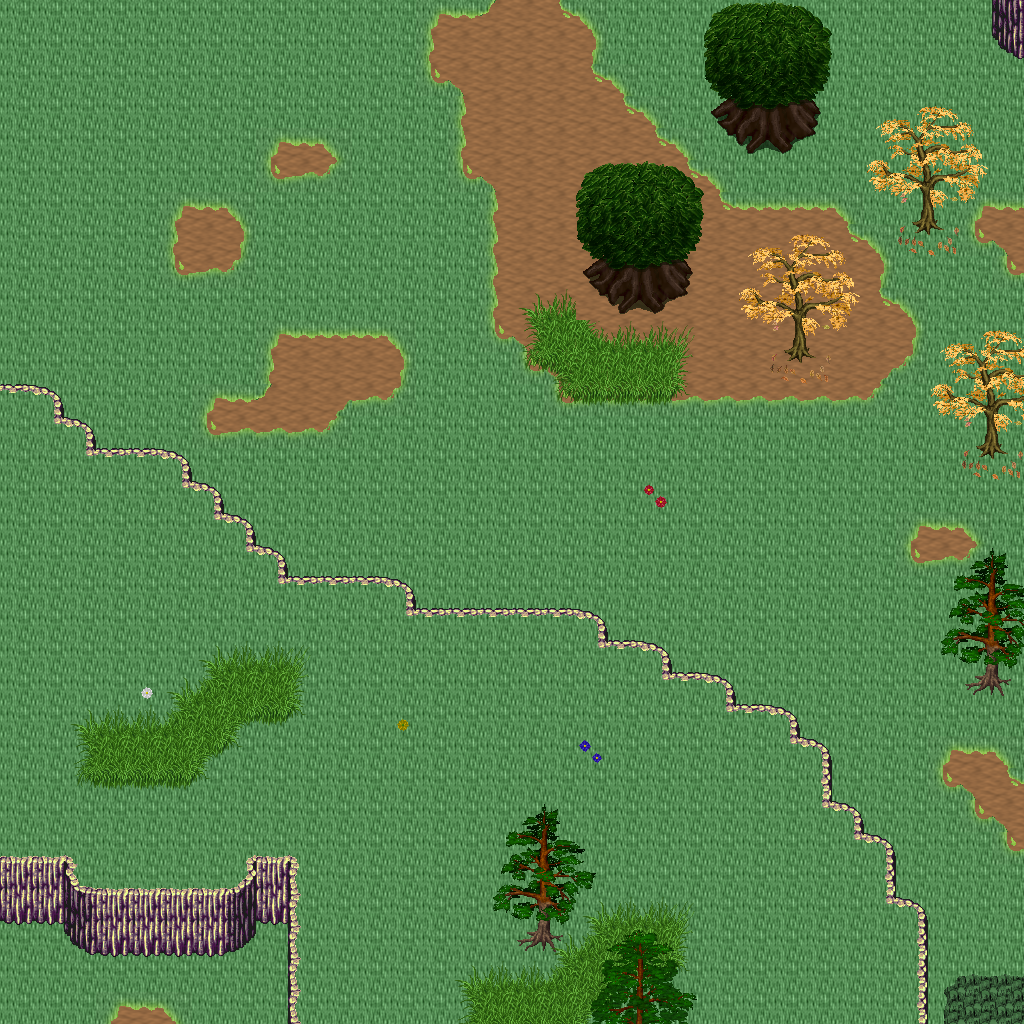

Below is a game level as drawn by its tile map, then a one-line description and the .tmx that defines it (tile-layer data replaced by summaries):
An orthogonal 32x32 tile map with 32x32 px tiles, 5 tile layers (Ground, Objects, Objects2, Above, ...), 1 hidden layer not drawn, 24 tilesets.

<map version="1.10" tiledversion="1.11.0" orientation="orthogonal" renderorder="right-down" width="32" height="32" tilewidth="32" tileheight="32" infinite="0" nextlayerid="11" nextobjectid="1">
 <tileset firstgid="1" name="logic_collision" tilewidth="32" tileheight="32" tilecount="1" columns="1">
  <image source="../drawable/logic_collision.png" width="32" height="32" />
 </tileset>
 <tileset firstgid="2" name="ground_ground" tilewidth="32" tileheight="32" tilecount="33" columns="3">
  <image source="../drawable/ground_ground.png" width="96" height="352" />
 </tileset>
 <tileset firstgid="35" name="terrain_grassland" tilewidth="32" tileheight="32" tilecount="88" columns="8">
  <image source="../drawable/terrain_grassland.png" width="256" height="352" />
 </tileset>
 <tileset firstgid="123" name="ground_grass_corners" tilewidth="32" tileheight="32" tilecount="24" columns="6">
  <image source="../drawable/ground_grass_corners.png" width="192" height="128" />
 </tileset>
 <tileset firstgid="147" name="ground_grass_edges" tilewidth="32" tileheight="32" tilecount="36" columns="12">
  <image source="../drawable/ground_grass_edges.png" width="384" height="96" />
 </tileset>
 <tileset firstgid="183" name="ground_grass_2" tilewidth="32" tileheight="32" tilecount="21" columns="3">
  <image source="../drawable/ground_grass_2.png" width="96" height="224" />
 </tileset>
 <tileset firstgid="204" name="plant_tree_tree_darkgreen" tilewidth="32" tileheight="32" tilecount="88" columns="8">
  <image source="../drawable/plant_tree_tree_darkgreen.png" width="256" height="352" />
 </tileset>
 <tileset firstgid="292" name="plant_tree_pine_tree" tilewidth="32" tileheight="32" tilecount="20" columns="4">
  <image source="../drawable/plant_tree_pine_tree.png" width="128" height="160" />
 </tileset>
 <tileset firstgid="312" name="plant_tree_pine_tree_1" tilewidth="32" tileheight="32" tilecount="20" columns="4">
  <image source="../drawable/plant_tree_pine_tree_1.png" width="128" height="160" />
 </tileset>
 <tileset firstgid="332" name="plant_tree_evergreen" tilewidth="32" tileheight="32" tilecount="36" columns="3">
  <image source="../drawable/plant_tree_evergreen.png" width="96" height="384" />
 </tileset>
 <tileset firstgid="368" name="plant_tree_fall_trees" tilewidth="32" tileheight="32" tilecount="40" columns="8">
  <image source="../drawable/plant_tree_fall_trees.png" width="256" height="160" />
 </tileset>
 <tileset firstgid="408" name="plant_flower_daisy_blue" tilewidth="32" tileheight="32" tilecount="8" columns="2">
  <image source="../drawable/plant_flower_daisy_blue.png" width="64" height="128" />
 </tileset>
 <tileset firstgid="416" name="plant_flower_daisy_red" tilewidth="32" tileheight="32" tilecount="8" columns="2">
  <image source="../drawable/plant_flower_daisy_red.png" width="64" height="128" />
 </tileset>
 <tileset firstgid="424" name="plant_flower_daisy_white" tilewidth="32" tileheight="32" tilecount="8" columns="2">
  <image source="../drawable/plant_flower_daisy_white.png" width="64" height="128" />
 </tileset>
 <tileset firstgid="432" name="plant_flower_daisy_yellow" tilewidth="32" tileheight="32" tilecount="8" columns="2">
  <image source="../drawable/plant_flower_daisy_yellow.png" width="64" height="128" />
 </tileset>
 <tileset firstgid="440" name="plant_leaves" tilewidth="32" tileheight="32" tilecount="8" columns="4">
  <image source="../drawable/plant_leaves.png" width="128" height="64" />
 </tileset>
 <tileset firstgid="448" name="logic_creature_animal" tilewidth="32" tileheight="32" tilecount="32" columns="8">
  <image source="../drawable/logic_creature_animal.png" width="256" height="128" />
 </tileset>
 <tileset firstgid="480" name="plant_flower_red_blue_clusters" tilewidth="32" tileheight="32" tilecount="4" columns="1">
  <image source="../drawable/plant_flower_red_blue_clusters.png" width="32" height="128" />
 </tileset>
 <tileset firstgid="484" name="ground_tall_grass" tilewidth="32" tileheight="32" tilecount="15" columns="5">
  <image source="../drawable/ground_tall_grass.png" width="160" height="96" />
 </tileset>
 <tileset firstgid="499" name="logic_creature_reptile" tilewidth="32" tileheight="32" tilecount="7" columns="7">
  <image source="../drawable/logic_creature_reptile.png" width="224" height="32" />
 </tileset>
 <tileset firstgid="506" name="logic_creature_fowl" tilewidth="32" tileheight="32" tilecount="6" columns="6">
  <image source="../drawable/logic_creature_fowl.png" width="192" height="32" />
 </tileset>
 <tileset firstgid="512" name="plant_bush_berried" tilewidth="32" tileheight="32" tilecount="60" columns="5">
  <image source="../drawable/plant_bush_berried.png" width="160" height="384" />
 </tileset>
 <tileset firstgid="572" name="plant_bushes_and_trees" tilewidth="32" tileheight="32" tilecount="144" columns="16">
  <image source="../drawable/plant_bushes_and_trees.png" width="512" height="289" />
 </tileset>
 <tileset firstgid="716" name="plant_bush_leafy" tilewidth="32" tileheight="32" tilecount="48" columns="8">
  <image source="../drawable/plant_bush_leafy.png" width="256" height="192" />
 </tileset>
 <layer id="1" name="Ground" width="32" height="32">
  <data>[1024 cells, 1024 non-empty, 3 distinct tile ids]</data>
 </layer>
 <layer id="2" name="Objects" width="32" height="32">
  <data>[1024 cells, 205 non-empty, 48 distinct tile ids]</data>
 </layer>
 <layer id="3" name="Objects2" width="32" height="32">
  <data>[1024 cells, 76 non-empty, 15 distinct tile ids]</data>
 </layer>
 <layer id="4" name="Above" width="32" height="32">
  <data>[1024 cells, 81 non-empty, 30 distinct tile ids]</data>
 </layer>
 <layer id="5" name="Above2" width="32" height="32">
  <data>[1024 cells, 56 non-empty, 28 distinct tile ids]</data>
 </layer>
 <layer id="6" name="Walkable" width="32" height="32" visible="0">
  <data>[1024 cells, 356 non-empty, 1 distinct tile ids]</data>
 </layer>
 <objectgroup id="7" name="Mapevents" />
 <objectgroup id="8" name="Spawn" />
 <objectgroup id="9" name="Keys" />
 <objectgroup id="10" name="Replace" />
</map>
